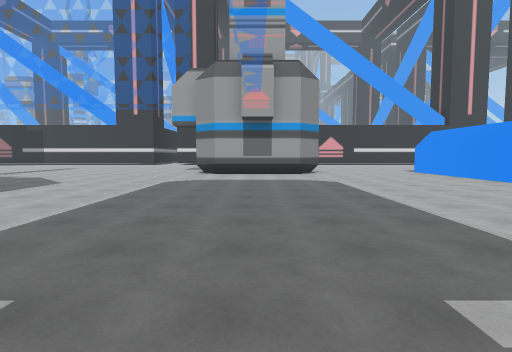
[1] (above)

21 first-person views from a walk through a scene from a Unity 3-D project. The camera is 1.5 m above the floor, tilts 4° down and sees 80° across. The floor is counted in squares, 2 m on a side. Each view is taken from the middle of a square. On the plan, view 1 faces up. The plan holds only what a view shows up to about 10 squares ahead; the rest is blank. The place goes on beyond the plan.

[2]
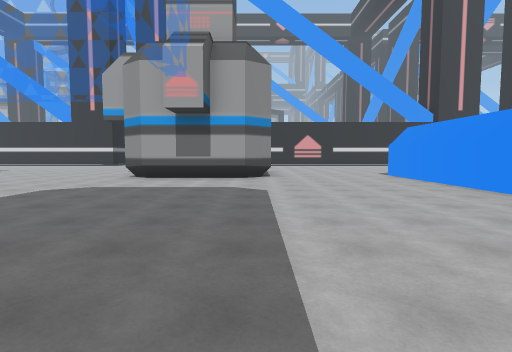

[3]
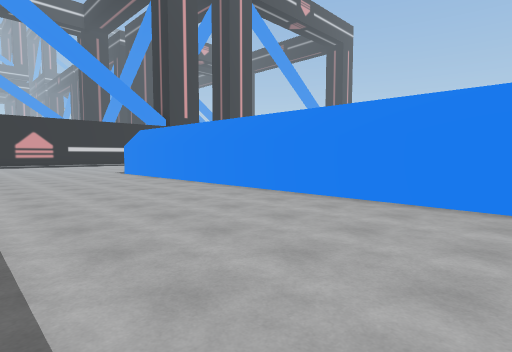

[4]
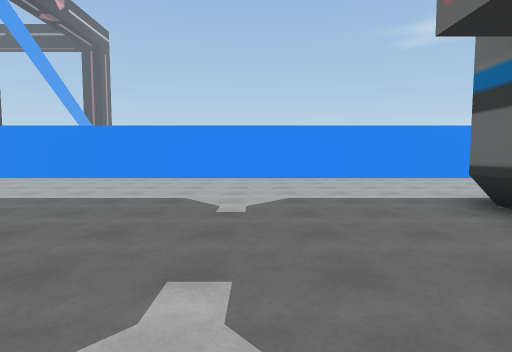

[5]
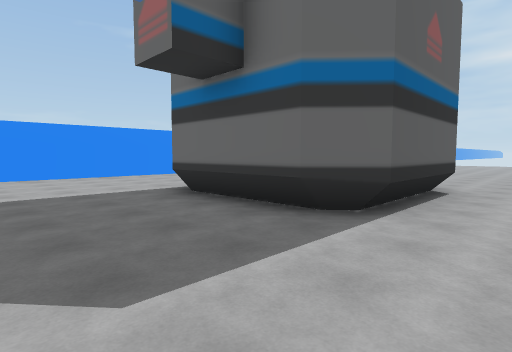

[6]
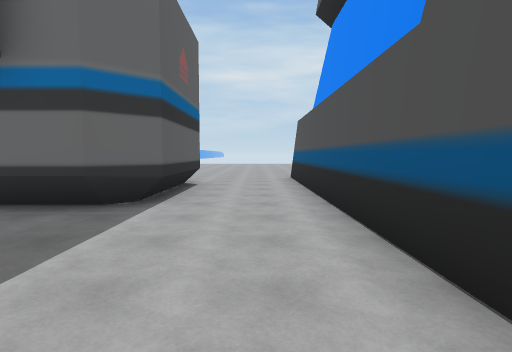

[7]
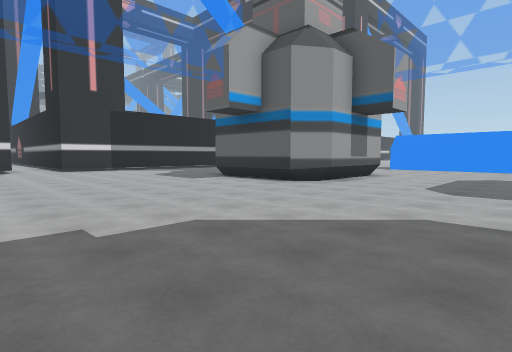

[8]
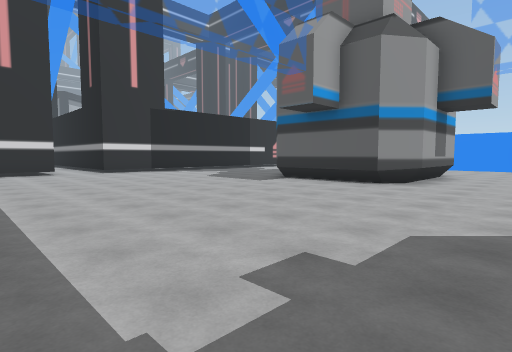

[9]
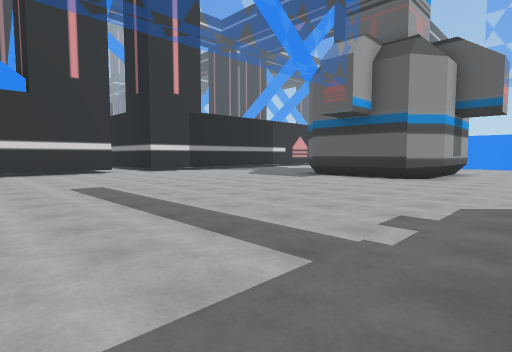

[10]
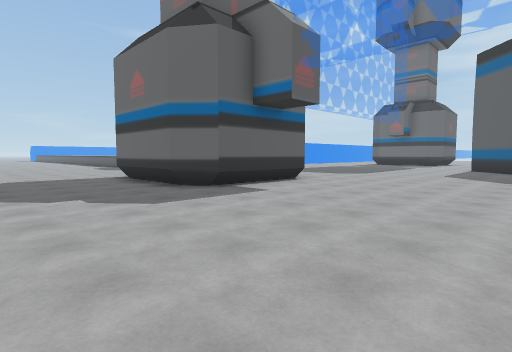

[11]
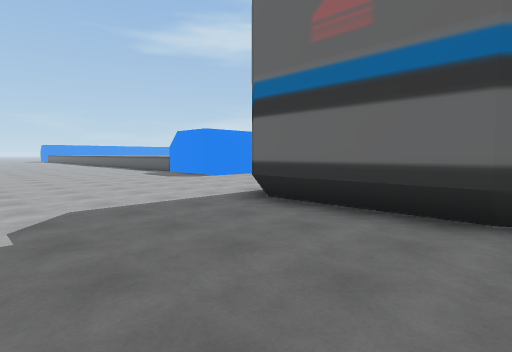

[12]
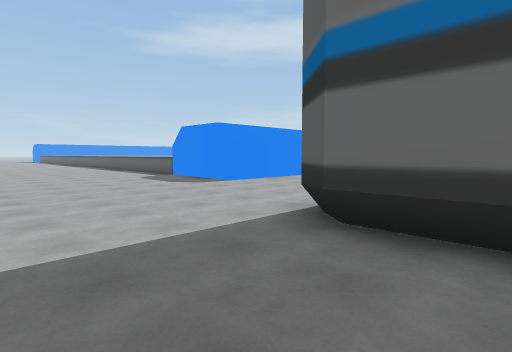

[13]
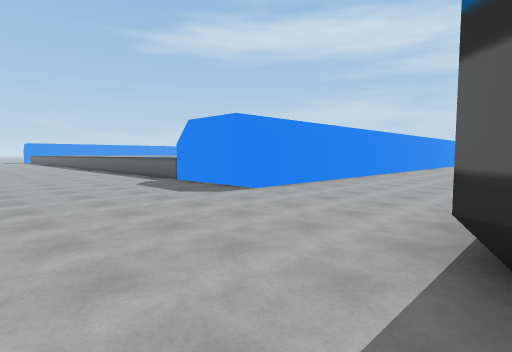

[14]
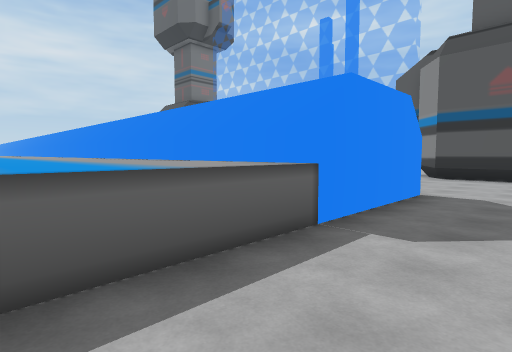

[15]
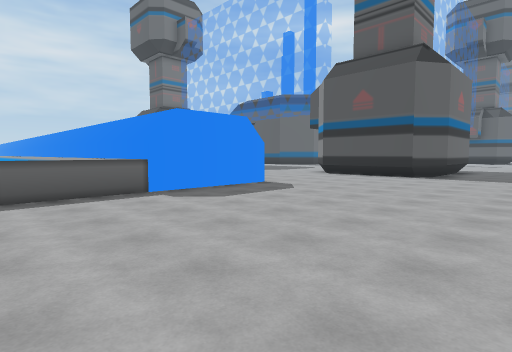

[16]
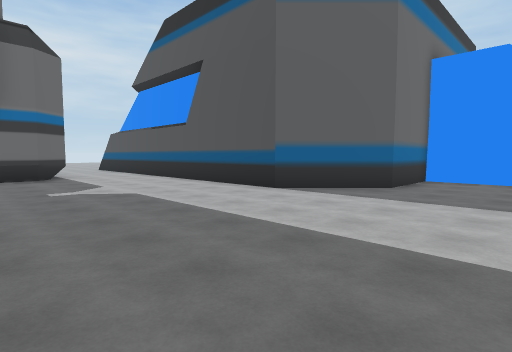

[17]
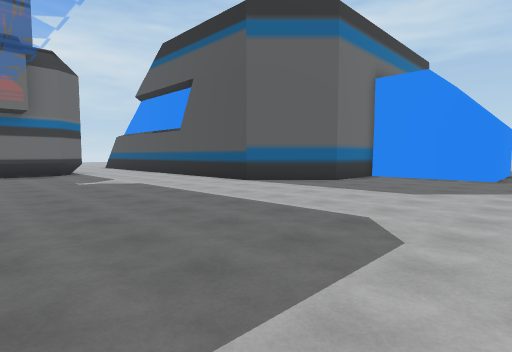

[18]
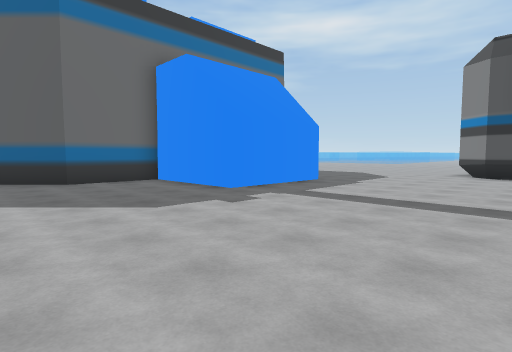

[19]
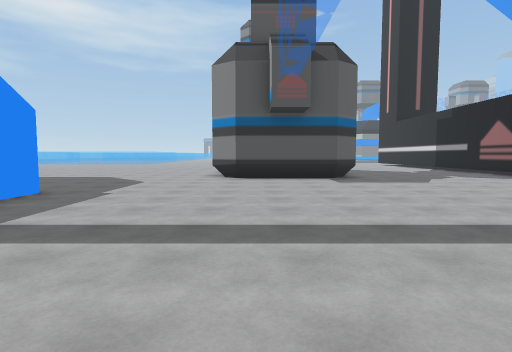

[20]
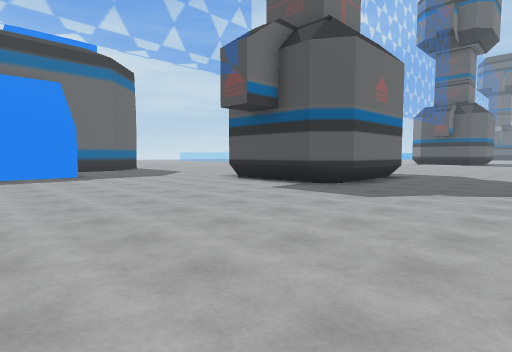

[21]
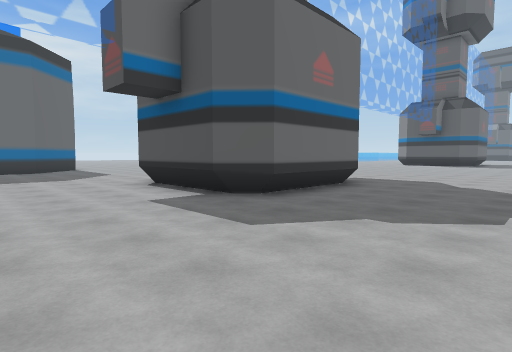

### Floor plan
Key: @ floor where view 1 was taken; # wall or solid block; . floor; ^ raised ledge.
Columns run from 25 left of view 1 to 13 right of it. Each row starts with its distance up from view 1.
 20        ......................
 19 .......................................
 18 .......................................
 17  ......................................
 16   ...####..............#####...........
 15         #..............#   #...........
 14         #..............#   #...........
 13         #..............#   #....####^^^
 12         #..............#####....#  #^^^
 11         ........................#  #^^^
 10         ........................#  #^^
  9         ........................#  #^^
  8         ....####................#  #^^
  7         ...    #................#  # ^
  6                #................#  #^
  5                ####.............#  #
  4                   ##............#  #
  3                    ##...........#
  2                     #...........#
  1                     #...........#
  0                     #....@......#
 -1                     #...........#
 -2                     #...###.....#
 -3                     #..##   ....#
 -4                     #..#    ....#
 -5                     #..#      ..#
 -6                     #..#        #

Positions as (right, up) in squares from view 1, and headings:
1: (0, 0), facing up
2: (2, 2), facing up
3: (2, 1), facing up-right
4: (-3, 1), facing right
5: (-4, 1), facing down-right
6: (-4, 2), facing down
7: (-9, 7), facing up-right
8: (-10, 9), facing up-right
9: (-12, 9), facing up-right
10: (-8, 20), facing down-right
11: (-2, 20), facing down-right
12: (0, 19), facing down-right
13: (2, 18), facing down-right
14: (13, 15), facing down-left
15: (13, 19), facing down-left
16: (0, 8), facing down-left
17: (1, 10), facing down-left
18: (-5, 14), facing down-left
19: (-7, 13), facing left
20: (-10, 20), facing down-left
21: (-13, 20), facing down-left
